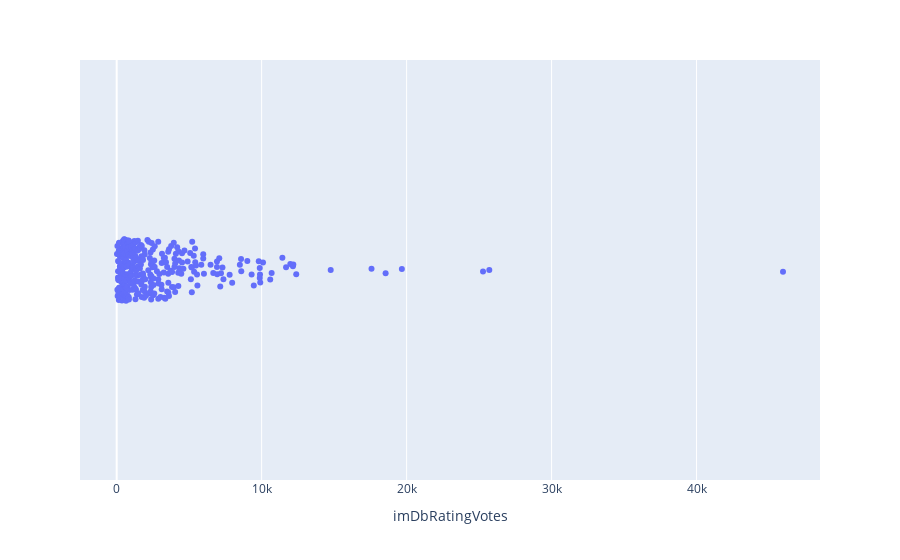

The cell this chart's notebook holds for it:
### Code cell
px.strip(meta, x = 'imDbRatingVotes', hover_data = ['title'])

### Figure 1 — Plotly figure (JSON) as saved in the notebook; plotly's stock layout.template omitted (floating-point values rounded to 4 significant figures; data arrays with more than 128 entries replaced by an {"elided": "..."} marker saying what was removed)
{"data": [{"alignmentgroup": "True", "boxpoints": "all", "customdata": {"elided": "314x1 str values"}, "fillcolor": "rgba(255,255,255,0)", "hoveron": "points", "hovertemplate": "imDbRatingVotes=%{x}<br>title=%{customdata[0]}<extra></extra>", "legendgroup": "", "line": {"color": "rgba(255,255,255,0)"}, "marker": {"color": "#636efa"}, "name": "", "offsetgroup": "", "orientation": "h", "pointpos": 0, "showlegend": false, "type": "box", "x": {"elided": "314 int values"}, "x0": " ", "xaxis": "x", "y0": " ", "yaxis": "y"}], "layout": {"boxmode": "group", "legend": {"tracegroupgap": 0}, "margin": {"t": 60}, "xaxis": {"anchor": "y", "domain": [0, 1], "title": {"text": "imDbRatingVotes"}}, "yaxis": {"anchor": "x", "domain": [0, 1]}}}
